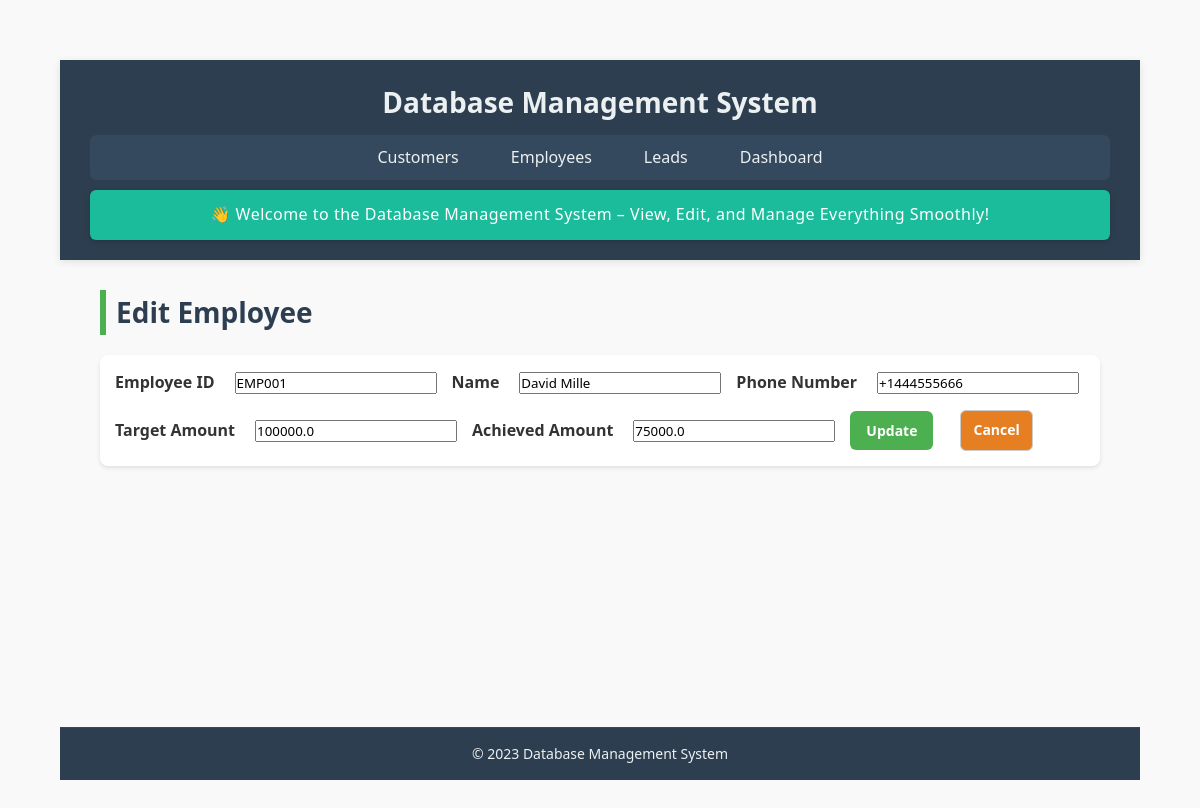
The page /employee/edit/EMP001 on the database as committed earlier.
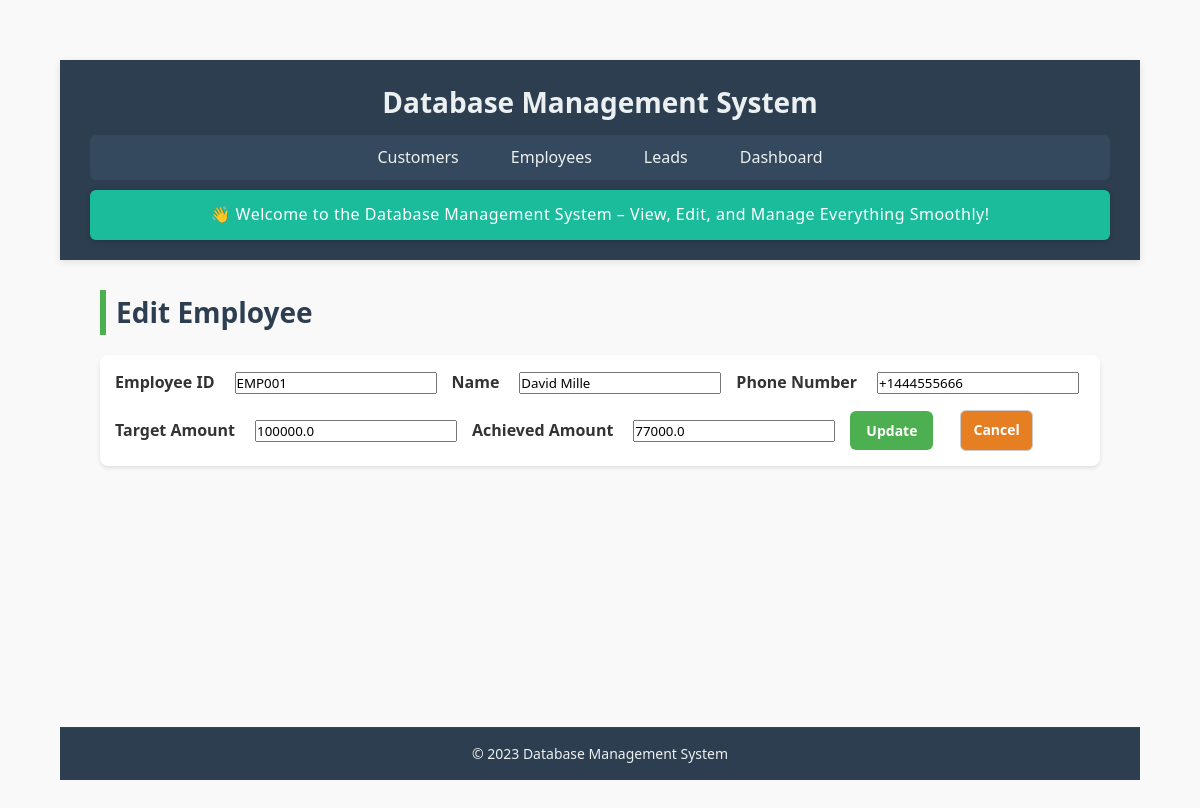
The same page on the database as committed later.
### tables this page shows
CREATE TABLE employees (
    empId TEXT PRIMARY KEY,
    empName TEXT NOT NULL,
    phoneNo TEXT,
    targetAmount REAL NOT NULL CHECK (targetAmount >= 0),
    achievedAmount REAL NOT NULL CHECK (achievedAmount >= 0),
    createdAt TEXT DEFAULT CURRENT_TIMESTAMP,
    updatedAt TEXT DEFAULT CURRENT_TIMESTAMP
);

### app.py (the view, shortened to what this page needs)
@app.route('/employee/edit/<string:emp_id>', methods=['GET', 'POST'])
def edit_employee(emp_id):
    with closing(get_db_connection()) as conn:
        with closing(conn.cursor()) as cursor:
            cursor.execute("SELECT * FROM employees WHERE empId = ?", (emp_id,))
            employee = cursor.fetchone()
    if not employee:
        flash("Employee not found", "danger")
        return redirect(url_for('employees'))
    return render_template('edit_employee.html', employee=employee)

### app.py (called while the page is built)
def get_db_connection():
    conn = sqlite3.connect(DATABASE, timeout=10)
    conn.row_factory = sqlite3.Row
    conn.execute("PRAGMA journal_mode=WAL")
    return conn

### templates/edit_employee.html
{% extends "base.html" %}
{% block content %}
<h2>Edit Employee</h2>
<form method="POST" action="{{ url_for('edit_employee', emp_id=employee.empId) }}" class="form-container">
    <label for="empId">Employee ID</label>
    <input type="text" name="empId" value="{{ employee.empId }}" readonly>
    <label for="empName">Name</label>
    <input type="text" name="empName" value="{{ employee.empName }}" required>
    <label for="phoneNo">Phone Number</label>
    <input type="text" name="phoneNo" value="{{ employee.phoneNo or '' }}">
    <label for="targetAmount">Target Amount</label>
    <input type="number" name="targetAmount" value="{{ employee.targetAmount }}" required>
    <label for="achievedAmount">Achieved Amount</label>
    <input type="number" name="achievedAmount" value="{{ employee.achievedAmount }}" required>
    <button type="submit" class="btn">Update</button>
    <a href="{{ url_for('employees') }}" class="btn danger">Cancel</a>
</form>
{% endblock %}

Rows that differ between the two databases and show on the page:
changed employees "EMP001": achievedAmount "75000.0" → "77000.0"
